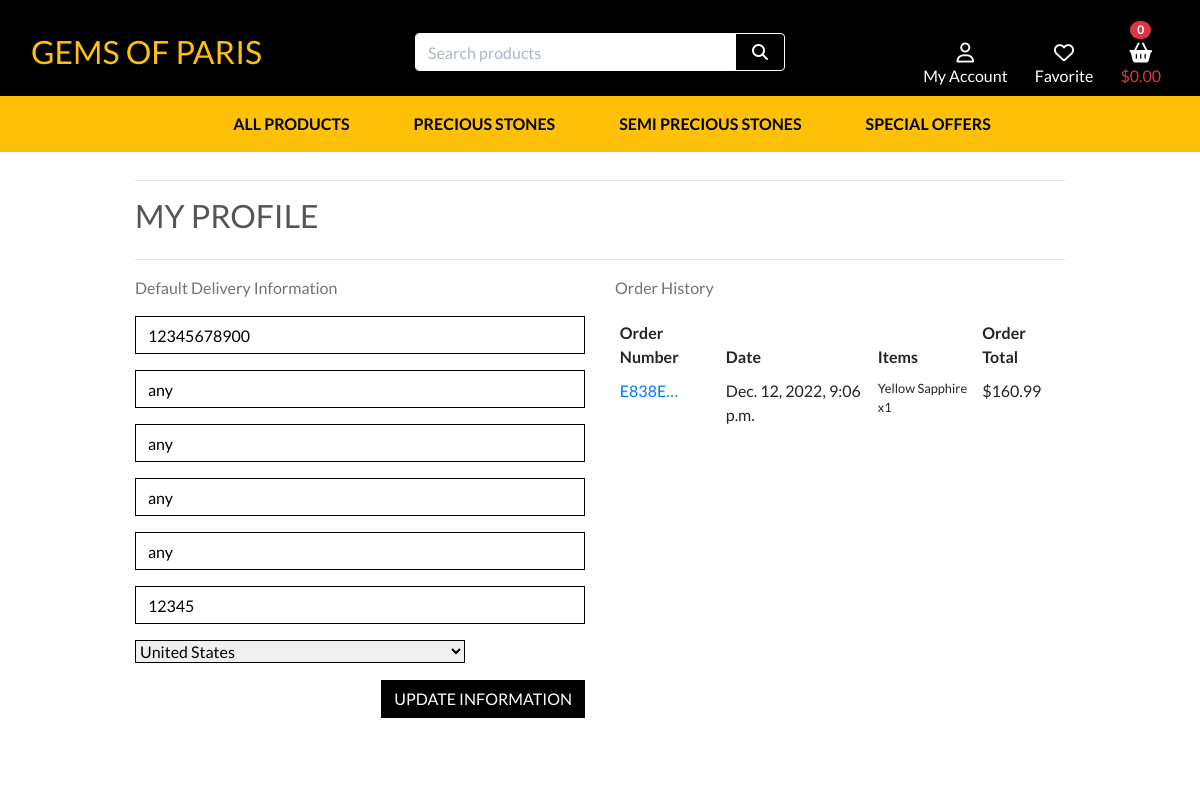
Page /profile/ (signed in) on the committed database.
### profiles/models.py (models this page shows, shortened)
class UserProfile(models.Model):
    user = models.OneToOneField(User, on_delete=models.CASCADE)
    default_phone_number = models.CharField(max_length=20, null=True, blank=True)
    default_street_address1 = models.CharField(max_length=80, null=True, blank=True)
    default_street_address2 = models.CharField(max_length=80, null=True, blank=True)
    default_town_or_city = models.CharField(max_length=40, null=True, blank=True)
    default_county = models.CharField(max_length=80, null=True, blank=True)
    default_postcode = models.CharField(max_length=20, null=True, blank=True)
    default_country = CountryField(blank_label='Country', null=True, blank=True)

### checkout/models.py (models this page shows, shortened)
class Order(models.Model):
    order_number = models.CharField(max_length=32, null=False, editable=False)
    user_profile = models.ForeignKey(UserProfile, on_delete=models.SET_NULL,
                                     null=True, blank=True, related_name='orders')
    full_name = models.CharField(max_length=50, null=False, blank=False)
    email = models.EmailField(max_length=254, null=False, blank=False)
    phone_number = models.CharField(max_length=20, null=False, blank=False)
    country = CountryField(blank_label='Country *', null=False, blank=False)
    postcode = models.CharField(max_length=20, null=True, blank=True)
    town_or_city = models.CharField(max_length=40, null=False, blank=False)
    street_address1 = models.CharField(max_length=80, null=False, blank=False)
    street_address2 = models.CharField(max_length=80, null=True, blank=True)
    county = models.CharField(max_length=80, null=True, blank=True)
    date = models.DateTimeField(auto_now_add=True)
    delivery_cost = models.DecimalField(max_digits=6, decimal_places=2, null=False, default=0)
    order_total = models.DecimalField(max_digits=10, decimal_places=2, null=False, default=0)
    grand_total = models.DecimalField(max_digits=10, decimal_places=2, null=False, default=0)
    original_bag = models.TextField(null=False, blank=False, default='')
    stripe_pid = models.CharField(max_length=254, null=False, blank=False, default='')

class OrderLineItem(models.Model):
    order = models.ForeignKey(Order, null=False, blank=False, on_delete=models.CASCADE, related_name='lineitems')
    product = models.ForeignKey(Product, null=False, blank=False, on_delete=models.CASCADE)
    product_size = models.CharField(max_length=2, null=True, blank=True) # XS, S, M, L, XL
    quantity = models.IntegerField(null=False, blank=False, default=0)
    lineitem_total = models.DecimalField(max_digits=6, decimal_places=2, null=False, blank=False, editable=False)

### products/models.py (models this page shows, shortened)
class Product(models.Model):
    category = models.ForeignKey('Category', null=True, blank=True, on_delete=models.SET_NULL)
    sku = models.CharField(max_length=254, null=True, blank=True)
    name = models.CharField(max_length=254)
    description = models.TextField()
    price = models.DecimalField(max_digits=6, decimal_places=2)
    rating = models.DecimalField(max_digits=6, decimal_places=2, null=True, blank=True)
    image = models.ImageField(null=True, blank=True)

### profiles/views.py (the view)
# urls.py: path('profile/', include('profiles.urls')),
def profile(request):
    profile = get_object_or_404(UserProfile, user=request.user)
    if request.method == 'POST':
        form = UserProfileForm(request.POST, instance=profile)
        if form.is_valid():
            form.save()
            messages.success(request, 'Profile updated successfully')
    form = UserProfileForm(instance=profile)
    orders = profile.orders.all()
    template = 'profiles/profile.html'
    context = {
        'form': form,
        'orders': orders,
        'on_profile_page': True
    }
    return render(request, template, context)

### profiles/forms.py
class UserProfileForm(forms.ModelForm):
    class Meta:
        model = UserProfile
        exclude = ('user',)
    def __init__(self, *args, **kwargs):
        super().__init__(*args, **kwargs)
        placeholders = {
            'default_phone_number': 'Phone Number',
            'default_postcode': 'Postal Code',
            'default_town_or_city': 'Town or City',
            'default_street_address1': 'Street Address 1',
            'default_street_address2': 'Street Address 2',
            'default_county': 'County, State or Locality',
        }
        self.fields['default_phone_number'].widget.attrs['autofocus'] = True
        for field in self.fields:
            if field != 'default_country':
                if self.fields[field].required:
                    placeholder = f'{placeholders[field]} *'
                else:
                    placeholder = placeholders[field]
                self.fields[field].widget.attrs['placeholder'] = placeholder
            self.fields[field].widget.attrs['class'] = 'border-black rounded-0 profile-form-input'
            self.fields[field].label = False

### bag/contexts.py (called while the page is built, shortened)
def bag_contents(request):
    bag_items = []
    total = 0
    product_count = 0
    bag = request.session.get('bag', {})
    if total < settings.FREE_DELIVERY_THRESHOLD:
        delivery = total * Decimal(settings.STANDARD_DELIVERY_PERCENTAGE / 100)
        free_delivery_delta = settings.FREE_DELIVERY_THRESHOLD - total
    else:
        delivery = 0
        free_delivery_delta = 0
    grand_total = delivery + total
    context = {
        'bag_items': bag_items,
        'total': total,
        'product_count': product_count,
        'delivery': delivery,
        'free_delivery_delta': free_delivery_delta,
        'free_delivery_threshold': settings.FREE_DELIVERY_THRESHOLD,
        'grand_total': grand_total,
    }
    return context

### profiles/templates/profiles/profile.html (shortened to what this page needs)
{% extends "base.html" %}
{% load static %}
{% block extra_css %}
    <link rel="stylesheet" href="{% static 'profiles/css/profile.css' %}">
{% endblock %}
{% block page_header %}
    <div class="container header-container">
    </div>
{% endblock %}
{% block content %}
    <div class="overlay"></div>
    <div class="container">
        <div class="row">
            <div class="col">
                <hr>
                <h2 class="logo-font mb-4">My Profile</h2>
                <hr>
            </div>
        </div>
        <div class="row">
            <div class="col-12 col-lg-6">
                <p class="text-muted">Default Delivery Information</p>
                <form class="mt-3" action="{% url 'profile' %}" method="POST" id="profile-update-form">
                    {{ form|crispy }}
                    <button class="btn btn-black rounded-0 text-uppercase float-right">Update Information</button>
                </form>
            </div>
            <div class="col-12 col-lg-6">
                <p class="text-muted">Order History</p>
                <div class="order-history table-responsive">
                    <table class="table table-sm table-borderless">
                        <thead>
                            <tr>
                                <th>Order Number</th>
                                <th>Date</th>
                                <th>Items</th>
                                <th>Order Total</th>
                            </tr>
                        </thead>
                        <tbody>
                            {% for order in orders %}
                                <tr>
                                    <td>
                                        <a href="{% url 'order_history' order.order_number %}"
                                        title="{{ order.order_number }}">
                                            {{ order.order_number|truncatechars:6 }}
                                        </a>
                                    </td>
                                    <td>{{ order.date }}</td>
                                    <td>
                                        <ul class="list-unstyled">
                                            {% for item in order.lineitems.all %}
                                                <li class="small">
                                                    {{ item.product.name }} x{{ item.quantity }}
                                                </li>
                                            {% endfor %}
                                        </ul>
                                    </td>
                                    <td>${{ order.grand_total }}</td>
                                </tr>
                            {% endfor %}
                        </tbody>
                    </table>
                </div>
            </div>
        </div>
{% endblock %}

### static/css/base.css (style rules this page uses)
html { height: 100%; }
.logo-font { text-transform: uppercase; }
.btn-black { background: black; color: white; }
.border-black { border: 1px solid black !important; }
.overlay { height: 100%; width: 100%; top: 0; left: 0; position: fixed; background: white; z-index: -1; }
@media (min-width: 1200px) { .container { max-width: 80%; } }
@media (min-width: 992px) { .header-container { padding-top: 164px; } }

### profiles/static/profiles/css/profile.css (style rules this page uses)
.order-history { max-height: 416px; overflow-y: auto; }
#profile-update-form .form-control { color: #000; }
#profile-update-form input::placeholder { color: #aab7c4; }
#id_default_country, #id_default_country option:not(:first-child) { color: #000; }

### rows in the picture
UserProfile: default_phone_number "12345678900", default_street_address1 "any", default_street_address2 "any", default_town_or_city "any", default_county "any", default_postcode "12345", default_country "United States"
Order: order_number "E838E…", date "Dec. 12, 2022, 9:06 p.m.", grand_total "160.99"
OrderLineItem: product.name "Yellow Sapphire", quantity "1"

### other values in the picture
{{ product_count }} "0"
